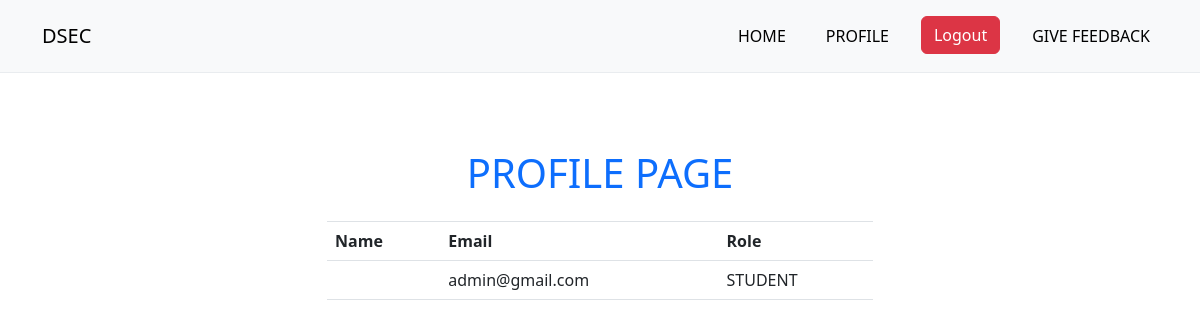
The page /profile/ (signed in) on the database as committed earlier.
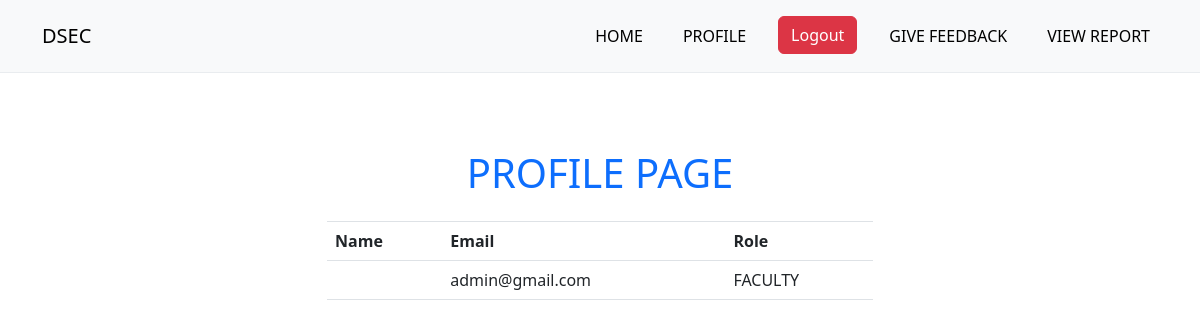
The same page on the database as committed later.
### Home/models.py (models this page shows)
class User(AbstractUser):
    role =  models.CharField(max_length=10, choices=DESIGNATION_CHOICES, default='STUDENT')

### Home/views.py (the view)
# urls.py: path("profile/",views.profile,name='Profile'),
@login_required
def profile(request):
     user = request.user
     if user.is_authenticated:
        return render(request, 'home/profile.html', {'user': user})
     else:
        return render(request, 'home/profile.html')

### templates/home/profile.html (shortened to what this page needs)
{% extends 'home/layout.html' %}
{% block body  %}
{% include 'home/navbar.html' %}
<div class="container" style="margin-top: 100px;">
    <div class="row">
        <div class="col-md-12">
            <h1 class="text-uppercase page-header text-primary">Profile Page </h1>
        </div>
    </div>
    <div class="row d-flex justify-content-center align-items-center">
        <div class="col-md-6 mt-5">
            <table class="table">
                <tr>
                    <th scope="col">Name</th>
                    <th scope="col">Email</th>
                    <th scope="col">Role</th>
                </tr>
                <tr>
                <td>{{user.name}}</td>
                <td>{{user.email}}</td>
                <td>{{user.role}}</td></tr>
            </table>
        </div>
    </div>
</div>
{% endblock %}

### templates/home/layout.html (shortened to what this page needs)
{% include 'home/header.html' %}
<!DOCTYPE html>
<html lang="en">
<head>
</head>
<body>
    {%block body %}
    {% endblock %}
</body>
</html>

### templates/home/header.html (shortened to what this page needs)
{% load static %}
<link rel="stylesheet" href="{% static 'bootstrap/css/bootstrap.min.css' %}">
<link rel="stylesheet" href="{% static 'css/style.css' %}">
<link rel="stylesheet" href="https://cdn.jsdelivr.net/npm/bootstrap@5.3.0/dist/css/bootstrap.min.css" rel="stylesheet">

### templates/home/navbar.html (shortened to what this page needs)
{% extends 'home/layout.html'%}
{% block body%}
<nav class="navbar navbar-expand-lg bg-body-tertiary py-3 text-uppercase  border-bottom border-light-subtle sticky-top">
  <div class="container">
      <a class="navbar-brand" href="#">DSEC</a>
    <div class="collapse navbar-collapse" id="navbarSupportedContent">
      <ul class="navbar-nav ms-auto mb-2 mb-lg-0 gap-4">
        <li class="nav-item">
          <a class="nav-link active" aria-current="page" href="{% url 'Home' %}">Home</a>
        </li>
      {% if user.is_authenticated %}
          <li class="nav-item">
              <a class="nav-link active" aria-current="page" href="{% url 'Profile' %}">Profile</a>
          </li>
          <form id="logoutForm" method="POST" action="{% url 'Logout' %}">
            <button type="submit" class="btn btn-danger">Logout</button>
        </form>
          <li class="nav-item">
              <a class="nav-link active" aria-current="page" href="{% url 'Test' %}">Give FeedBack</a>
          </li>
          {% if user.role == 'FACULTY' %}
              <li class="nav-item">
                <a class="nav-link active" aria-current="page" href="{% url 'Report' %}">View Report</a>
            </li>
          {% endif %}
      {% endif %}
       </ul>
    </div>
  </div>
</nav>
  {% endblock %}

### static/css/style.css (style rules this page uses)
* { margin: 0px; padding: 0px; }
h1 { position: absolute; top: 50%; left: 50%; transform: translate(-50%,-50%); }

Rows that differ between the two databases and show on the page:
changed User "admin@gmail.com": role "STUDENT" → "FACULTY"
Other text that changed with them:
text now shown: "VIEW REPORT"
